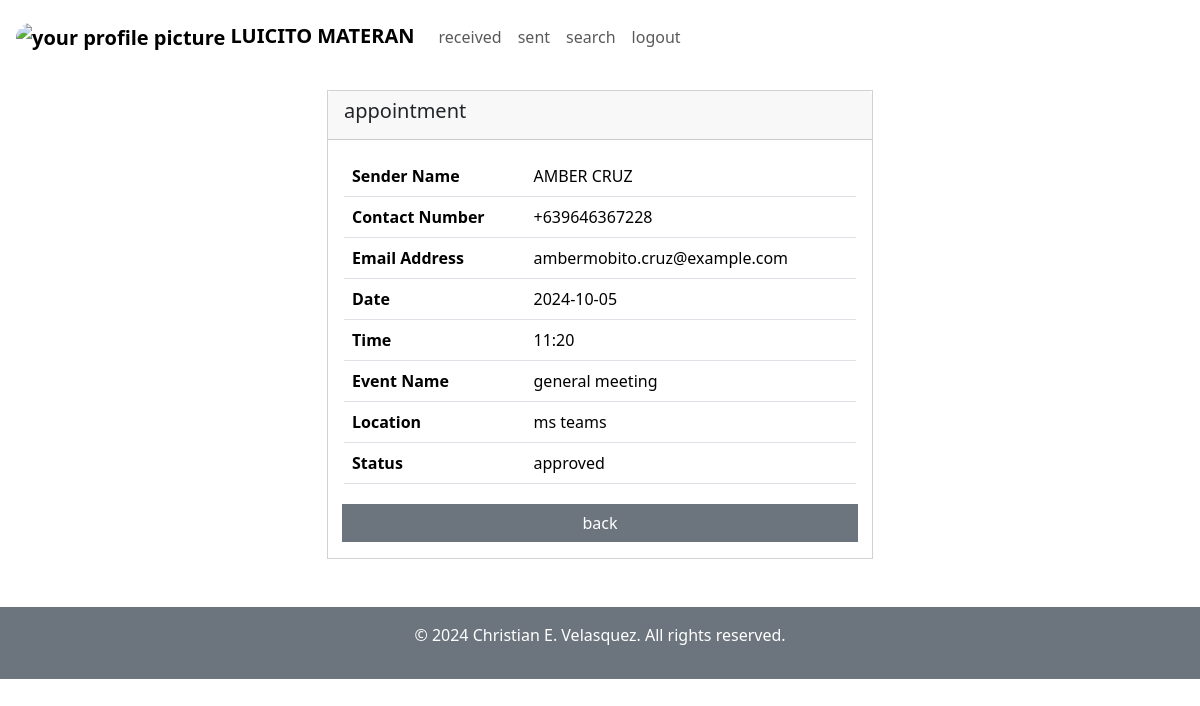
The app's page /view.php?id=5vCkv43OD5osWdZv7BCPHYRYWIVsjWPwPHoYvdwwjyoowQyDIdgH7doHPxdW (signed in) with its own data.
### tables this page shows
CREATE TABLE `user_account` (
  `user_id` varchar(20) NOT NULL,
  `first_name` varchar(100) NOT NULL,
  `middle_name` varchar(100) DEFAULT NULL,
  `last_name` varchar(100) NOT NULL,
  `search_name` varchar(200) NOT NULL,
  `contact_number` varchar(10) NOT NULL,
  `email_address` varchar(100) NOT NULL,
  `user_password` varchar(200) NOT NULL,
  `profile_picture` blob NOT NULL,
  `last_update` date DEFAULT NULL
);

CREATE TABLE `appointment_details` (
  `appointment_id` varchar(60) NOT NULL,
  `receiver_id` varchar(20) NOT NULL,
  `sender_id` varchar(20) NOT NULL,
  `appointment_date` date NOT NULL,
  `appointment_time` varchar(50) NOT NULL DEFAULT '',
  `event_name` varchar(100) NOT NULL,
  `location` varchar(100) NOT NULL,
  `appointment_status` char(50) DEFAULT NULL
);

### db-view.php (the view, shortened to what this page needs)
<?php
require("connection.php");
function getSenderDetails($dbConnect, $senderId)
{
  $senderDetailsQuery = "SELECT first_name, last_name, contact_number, email_address FROM user_account WHERE user_id = ? LIMIT 1";
  $senderDetails = $dbConnect->prepare($senderDetailsQuery);
  $senderDetails->bind_param("s", $senderId);
  $senderDetails->execute();
  return $senderDetails->get_result()->fetch_assoc();
}
if (isset($_GET["id"])) {
  $appointmentId = htmlspecialchars($_GET["id"], ENT_QUOTES, "UTF-8");
  $viewInformationsQuery = "SELECT * FROM appointment_details WHERE appointment_id = ? LIMIT 1";
  $viewInformations = $dbConnect->prepare($viewInformationsQuery);
  $viewInformations->bind_param("s", $appointmentId);
  if (!$viewInformations->execute()) {
    $error = htmlspecialchars("We're currently experiencing some technical difficulties. Please try again later.", ENT_QUOTES, "UTF-8");
    $viewInformations->close();
    header("Location: feedbacks.php?actionerror={$error}");
    exit;
  }
  $viewInformationsResult = $viewInformations->get_result();
  if ($viewInformationsResult->num_rows == 1) {
    $viewInformationsRow = $viewInformationsResult->fetch_assoc();
    $senderId = $viewInformationsRow["sender_id"];
    $senderDetails = getSenderDetails($dbConnect, $senderId);
    $fullName = htmlspecialchars(strtoupper($senderDetails["first_name"] . " " . $senderDetails["last_name"]), ENT_QUOTES, "UTF-8");
    $contactNumber = htmlspecialchars("+63" . $senderDetails["contact_number"], ENT_QUOTES, "UTF-8");
    $emailAddress = htmlspecialchars($senderDetails["email_address"], ENT_QUOTES, "UTF-8");
    $appointmentDate = htmlspecialchars($viewInformationsRow["appointment_date"], ENT_QUOTES, "UTF-8");
    $appointmentTime = htmlspecialchars($viewInformationsRow["appointment_time"], ENT_QUOTES, "UTF-8");
    $eventName = htmlspecialchars($viewInformationsRow["event_name"], ENT_QUOTES, "UTF-8");
    $location = htmlspecialchars($viewInformationsRow["location"], ENT_QUOTES, "UTF-8");
    $appointmentStatus = htmlspecialchars($viewInformationsRow["appointment_status"], ENT_QUOTES, "UTF-8");
    echo "<table class='table'>";
    echo "<tr>";
    echo "<th>Sender Name</th>";
    echo "<td>{$fullName}</td>";
    echo "</tr>";
    echo "<tr>";
    echo "<th>Contact Number</th>";
    echo "<td>{$contactNumber}</td>";
    echo "</tr>";
    echo "<tr>";
    echo "<th>Email Address</th>";
    echo "<td>{$emailAddress}</td>";
    echo "</tr>";
    echo "<tr>";
    echo "<th>Date</th>";
    echo "<td>{$appointmentDate}</td>";
    echo "</tr>";
    echo "<tr>";
    echo "<th>Time</th>";
    echo "<td>{$appointmentTime}</td>";
    echo "</tr>";
    echo "<tr>";
    echo "<th>Event Name</th>";
    echo "<td>{$eventName}</td>";
    echo "</tr>";
    echo "<tr>";
    echo "<th>Location</th>";
    echo "<td>{$location}</td>";
    echo "</tr>";
    echo "<tr>";
    echo "<th>Status</th>";
    echo "<td>{$appointmentStatus}</td>";
    echo "</tr>";
    echo "</table>";
  } else {
    echo "<div class='card p-0 rounded-0'>";
    echo "<div class='card-body text-center'>";
    echo "<p>No further informations found.</p>";
    echo "</div>";
    echo "</div>";
  }
} else {
  header("Location: user-panel.php");
  exit;
}
?>

### view.php (style rules this page uses)
html, body { background-color: F8F9FA; }

### records on screen
user_account: fullName "AMBER CRUZ", contact_number "+639646367228", email_address "ambermobito.cruz@example.com"
appointment_details: appointment_date "2024-10-05", appointment_time "11:20", event_name "general meeting", location "ms teams", appointment_status "approved"

### other values on screen
$_SESSION["searchName"] "LUICITO MATERAN"
